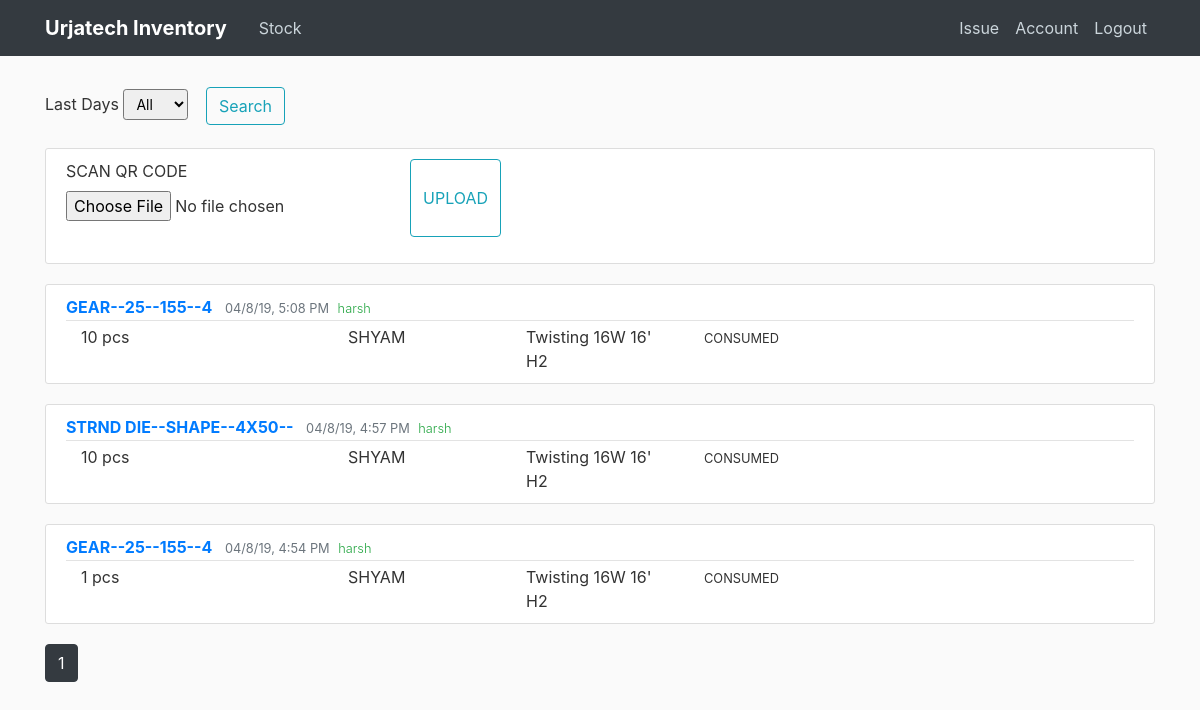
The page /home (signed in) on the database as committed earlier.
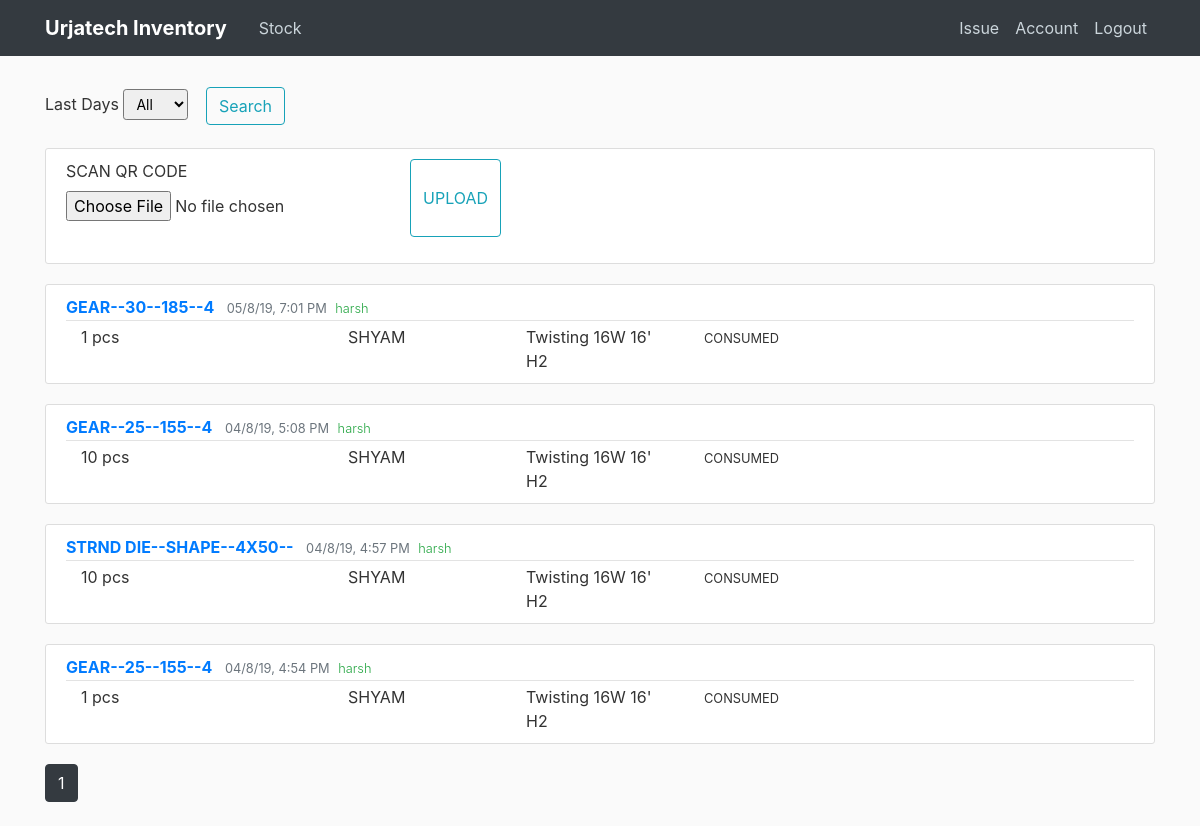
The same page on the database as committed later.
### flaskblog/models.py (models this page shows, shortened)
class Post(db.Model):
    id = db.Column(db.Integer, primary_key=True)
    material_id = db.Column(db.String(50), nullable=False)
    numbers_issued = db.Column(db.Integer)
    unit = db.Column(db.String(10))
    person = db.Column(db.String(20))
    location = db.Column(db.String(50))
    type_issued = db.Column(db.String(20))
    date_posted = db.Column(db.DateTime, nullable=False, default=datetime.now)
    user_id = db.Column(db.Integer, db.ForeignKey('user.id'))

class User(db.Model, UserMixin):
    id = db.Column(db.Integer, primary_key=True)
    name = db.Column(db.String(30), nullable=False)
    username = db.Column(db.String(20), unique=True, nullable=False)
    email = db.Column(db.String(100), unique=True, nullable=False)
    image_file = db.Column(db.String(20), nullable=False, default='56c6632a3ab0abec.jpg')
    password = db.Column(db.String(60), nullable=False)
    posts = db.relationship('Post', backref='author', lazy=True)

### flaskblog/routes.py (the view, shortened to what this page needs)
@app.route("/", methods=['GET', 'POST'])
@app.route("/home", methods=['GET', 'POST'])
@login_required
def home():
    is_empty=False
    page = request.args.get('page', 1, type=int)
    num_posts = min(request.args.get('limit', 10), 50)
    query = request.args.get('q', '')
    per_page=20
    form = SortDays()
    search_form = Search()
    posts = Post.query.order_by(desc(Post.date_posted))
    if form.sort_days.data == '1':
        posts = Post.query.order_by(desc(Post.date_posted)).filter(Post.date_posted > (datetime.now()-timedelta(days=1)))
    elif form.sort_days.data == '7':
        posts = Post.query.order_by(desc(Post.date_posted)).filter(Post.date_posted > (datetime.now()-timedelta(days=7)))
    elif form.sort_days.data == '30':
        posts = Post.query.order_by(desc(Post.date_posted)).filter(Post.date_posted > (datetime.now()-timedelta(days=30)))
    elif form.sort_days.data == '90':
        posts = Post.query.order_by(desc(Post.date_posted)).filter(Post.date_posted > (datetime.now()-timedelta(days=90)))
    elif form.sort_days.data == '360':
        posts = Post.query.order_by(desc(Post.date_posted)).filter(Post.date_posted > (datetime.now()-timedelta(days=360)))
    elif form.sort_days.data == 'All':
        posts = Post.query.order_by(desc(Post.date_posted))
    if len(posts.all()) == 0:
        is_empty = True
    barcode_data = None
    form_barcode = UploadScan()
    return render_template('home.html', form=form, search_form=search_form,
                            posts=posts.paginate(page=page, per_page=per_page),
                            is_empty=is_empty, form_barcode=form_barcode,
                            barcode_data=barcode_data)

### flaskblog/forms.py
class SortDays(FlaskForm):
    sort_days = SelectField('Last Days', choices=[('All', 'All'), ('1', '1'),
                                                  ('7', '7'), ('30', '30'),
                                                  ('90', '90'), ('360', '360')])
    submit = SubmitField('Search')

class Search(FlaskForm):
    search_query = StringField('Search', validators=[DataRequired()])
    submit = SubmitField('Search 2')

### flaskblog/models.py (called while the page is built)
@login_manager.user_loader
def load_user(user_id):
    return User.query.get(int(user_id))

### flaskblog/templates/home.html (shortened to what this page needs)
{% extends "layout.html" %}
{% block content %}
<form method="POST" action="">
        <div class="form-group">
            {{ form.sort_days.label(class="form-control-label")}}
            {% if form.sort_days.errors %}
                {{ form.sort_days(class="form-control form-control-lg is-invalid") }}
                <div class="invalid-feedback">
                    {% for error in form.sort_days.errors %}
                    <span>
                    {{ error }}
                    </span>
                    {% endfor %}
                </div>
            {% else %}
            {{ form.sort_days(class="form-control-sm") }}
            {% endif %}
            <div class="btn">
              {{ form.submit(class="btn btn-outline-info") }}
            </div>
        </div>
</form>
<div class="content-section btn-outline">
    <form method="POST" action="" enctype="multipart/form-data">
        <fieldset class="form-group input-group">
            <div class="form-group">
                {{ form_barcode.picture.label() }}
                {{ form_barcode.picture(class="form-control-file input-group") }}
            </div>
            {{ form_barcode.submit(class="btn btn-outline-info") }}
        </fieldset>
    </form>
</div>
{% for post in posts.items %}
  <article class="media content-section">
  <div class="media-body">
    <div class="article-metadata">
        <a class="mr-2 text-uppercase font-weight-bold" href="{{ url_for('post', post_id=post.id) }}"> {{ post.material_id }}</a>
        <small class="text-muted">{{ post.date_posted.strftime("%d/%-m/%-y, %-I:%M %p")}}</small>
        <small class="font-weight-light text-success ml-1">{{ post.author.name }}</small>
      </div>
      <div class="container text-sm">
        <div class="row">
          <div class="col-3">
            {{ post.numbers_issued }} {{post.unit}}
          </div>
          <div class="col-2">
            {{ post.person }}
          </div>
        <div class="col-2">
          {{ post.location }}
        </div>
        <div class="col">
          <small> {{ post.type_issued }}</small>
        </div>
      </div>
      </div>
    </div>
  </article>
{% endfor %}
{% for page_num in posts.iter_pages(left_edge=1, right_edge=1, left_current=1, right_current=2) %}
  {% if page_num %}
    {% if posts.page == page_num %}
      <a class="btn btn-dark mb-4" href="{{ url_for('home', page=page_num) }}">{{page_num}}</a>
    {% else %}
      <a class="btn btn-outline-dark mb-4" href="{{ url_for('home', page=page_num) }}">{{page_num}}</a>
    {% endif %}
  {% else %}
    ...
  {% endif %}
{% endfor %}
{% endblock content %}

### flaskblog/templates/layout.html (shortened to what this page needs)
<!DOCTYPE html>
<html lang="en">
<head>
    <link rel="stylesheet" href="https://stackpath.bootstrapcdn.com/bootstrap/4.3.1/css/bootstrap.min.css">
    <link rel='stylesheet' href='https://cdnjs.cloudflare.com/ajax/libs/animate.css/3.5.1/animate.min.css'>
    <link rel="stylesheet" type="text/css" href="{{ url_for('static', filename='main.css')}}">
</head>
<body>
<header class="site-header">
    <nav class="navbar navbar-expand-md navbar-dark bg-dark fixed-top">
        <div class="container">
            <a class="navbar-brand mr-4 font-weight-bold" href="/">Urjatech Inventory</a>
            <div class="collapse navbar-collapse" id="navbarToggle">
                <div class="navbar-nav mr-auto">
                    {% if current_user.is_authenticated %}
                      <a class="nav-item nav-link" href="{{ url_for('stock')}}">Stock</a>
                    {% endif %}
                </div>
                <div class="navbar-nav">
                    {% if current_user.is_authenticated %}
                      <a class="nav-item nav-link" href="{{ url_for('new_post')}}">Issue</a>
                      <a class="nav-item nav-link" href="{{ url_for('account')}}">Account</a>
                      <a class="nav-item nav-link" href="{{ url_for('logout')}}">Logout</a>
                    {% else %}
                        <a class="nav-item nav-link" href="{{ url_for('login')}}">Login</a>
                        <a class="nav-item nav-link" href="{{ url_for('register')}}">Register</a>
                    {% endif %}
                </div>
            </div>
        </div>
    </nav>
</header>
<main role="main" class="container">
    <div class="row">
        <div class="col-md-12">
            {% block content %}
            {% endblock %}
        </div>
    </div>
</main>
</body>
</html>

### flaskblog/static/main.css (style rules this page uses)
body { background: #fafafa; color: #333333; margin-top: 5rem; }
.site-header .navbar-nav .nav-link { color: #cbd5db; }
.content-section { background: #ffffff; padding: 10px 20px; border: 1px solid #dddddd; border-radius: 3px; margin-bottom: 20px; }
.article-metadata { padding-bottom: 1px; margin-bottom: 4px; border-bottom: 1px solid #e3e3e3 }

Rows that differ between the two databases and show on the page:
added Post: material_id "GEAR--30--185--4", date_posted "05/8/19, 7:01 PM", author.name "harsh", numbers_issued "1", unit "pcs", person "SHYAM", location "Twisting 16W 16' H2", type_issued "CONSUMED"
